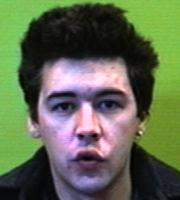
#> input picture ws1/faces94/male/9332898/9332898.18.jpg, 180 x 200 px; its folder holds only this picture in this run
$ python eigenfaces.py   (older library calls are emulated)
#> lines starting #> are read from the running program, lines starting #| are printed output that depends on the picture
"""
Author: Amol Kapoor
Description: Implementation of Eigenfaces for ws1.
"""

import numpy as np
import matplotlib.pyplot as plt
import os
import scipy
import scipy.misc

DEBUG = False

def load_images(path):
    """
    Returns array of images as greyscale matrices.
    """
#> called with path = 'faces94/male/'
    images = []
    for dirname in os.listdir(path):
        for f in os.listdir(path + '/' + dirname):
            filepath = path + '/' + dirname + '/' + f
            images.append(scipy.misc.imread(filepath, True))
            break

    return images

def image_to_vector(matrix):
    return matrix.flatten()

def vector_to_image(vector, shape=(200, 180)):
    return np.reshape(vector, shape)

def get_mean_face(images):
    """
    Shows the mean face and returns the array corresponding to that face.
    """
    count = len(images)
    ave = np.zeros(images[0].shape)
    for arr in images:
        ave = ave + arr/count
    if DEBUG:
        plt.matshow(ave)
        plt.show()
    return ave

def diff_vectors(images, mean):
    """
    Returns matrix of vector differences from the mean
    """
    difffaces = [x - mean for x in images]
    return map(image_to_vector, difffaces)

def eigensystem(images, mean):
    """
    Gets eigenvalues and vectors from a set of images.
    """
    diff_vects = diff_vectors(images, mean)
    diff_vects = np.array(diff_vects)
    U, S, V = np.linalg.svd(np.transpose(diff_vects), full_matrices=False)
    return U

def project_img(image, mean, evectors):
    """
    Projects an img onto a basis of evectors
    """
    image = image_to_vector(image)
    mean = image_to_vector(mean)
    diff = image - mean
    return np.dot(diff, evectors)

images = load_images('faces94/male/')
#> images = 2 items
mean = get_mean_face(images)
#> in get_mean_face, `count = len(images)`: count = 2
#> the loop in get_mean_face, `for arr in images:` made 2 passes
#> pass 1, in get_mean_face, `ave = ave + arr/count`:
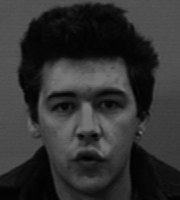
#> ave: shape (200, 180) float64; min 0.149, max 122.2, mean 49.9
#> pass 2, in get_mean_face, `ave = ave + arr/count`:
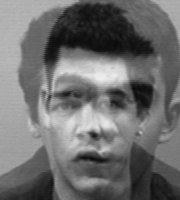
#> ave: shape (200, 180) float64; min 6.46, max 238.6, mean 110.2
efaces = eigensystem(images, mean)
#> in diff_vectors, `difffaces = [x - mean for x in images]`: difffaces = 2 items
#> (the run stopped early here; a loop or call above may not have finished)
